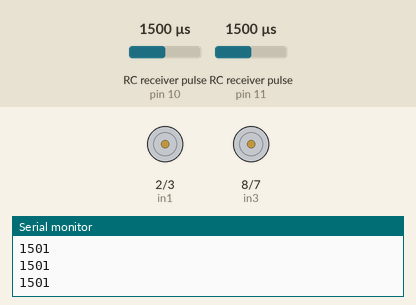
This sketch was run on a simulated Arduino Uno, built with avr-gcc and run on an emulated ATmega328P. Shown: motor-driver pin pairs drawn as motors (green arrow = first pin HIGH = forward, orange = second pin HIGH = backward, longer = more drive), the last lines printed to the serial monitor. Wiring (inferred from the names in the program): 2 × RC receiver channel: data pin 10 / data pin 11. Inputs (shaded band) come from the test bench; at power-on: RC receiver pulse (sensors on pin 10, pin 11) 1500 µs.

Above: at 1.2 s.
1.3 s: RC receiver pulse (sensor on pin 10) set to 1407 µs
2.8 s: RC receiver pulse (sensor on pin 10) set to 1387 µs
At 3.6 s:
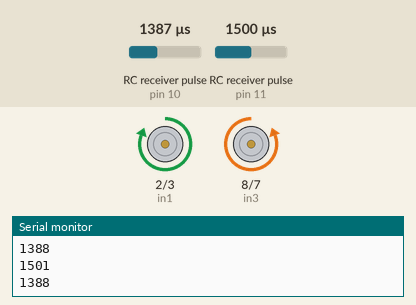
4.5 s: RC receiver pulse (sensor on pin 10) set to 1750 µs
At 5.4 s:
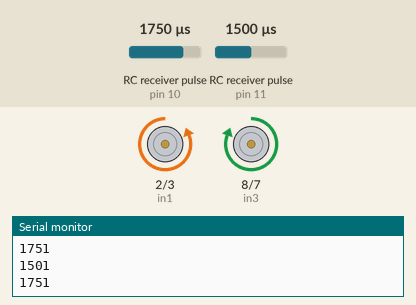
6.1 s: RC receiver pulse (sensor on pin 10) set to 1609 µs
7.6 s: RC receiver pulse (sensor on pin 10) set to 1581 µs
At 8.5 s:
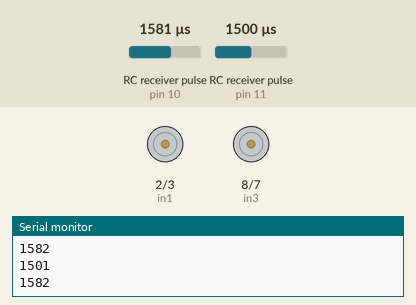
9.3 s: RC receiver pulse (sensor on pin 11) set to 1415 µs
10.8 s: RC receiver pulse (sensor on pin 11) set to 1389 µs
At 11.5 s:
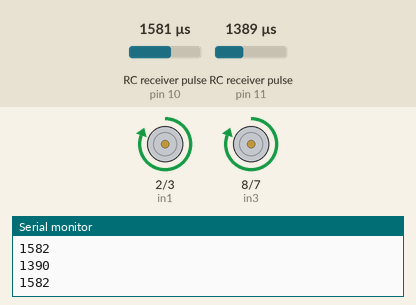
Timing chart, 0 to 13.4 s (numbered marks = the images above; inputs shaded):
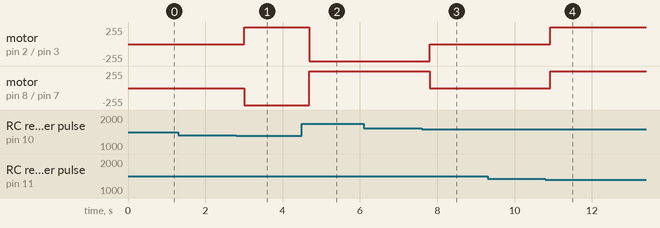

The sketch:

code.ino
```cpp
//YouTube|Tech at Home

int in1 = 2;
int in2 = 3;
int in3 = 8;
int in4 = 7;
//int enable1 = 5;  // pin with ~ symbol

int channel_2 = 10;  // pin with ~ symbol
int channel_1 = 11;  // pin with ~ symbol
void setup()
{
  pinMode(channel_2, INPUT);
  pinMode(channel_1, INPUT);
  pinMode(in1, OUTPUT);
  pinMode(in2, OUTPUT);
  pinMode(in3, OUTPUT);
  pinMode(in4, OUTPUT);
  //pinMode(enable1, OUTPUT);
  Serial.begin(9600);
}

void loop() {

  int pwm = 0;
  int value = pulseIn(channel_2, HIGH);
  int valueS = pulseIn(channel_1, HIGH);
  // Serial.println(value);
  delay(100);
  Serial.println(valueS);

  Serial.println(value);

  if ((value >= 1400)&& (value <= 1600) && (valueS >= 1400)&& (valueS <= 1600) )
  {
    digitalWrite(in1, LOW);
    digitalWrite(in2, LOW);
    digitalWrite(in3, LOW);
    digitalWrite(in4, LOW);
    // analogWrite(enable1, 0);
  }

  else if ((valueS > 990)&&(valueS < 2000)&& (value > 1400)&& (value < 1600))
  {
    if ((valueS > 1600)&&(valueS < 2000))
    {
    digitalWrite(in1, LOW);
    digitalWrite(in2, HIGH);
    digitalWrite(in3, LOW); //FORWARD
    digitalWrite(in4, HIGH);
    }
    else if ((valueS > 1000)&&(valueS < 1400))
    {
      digitalWrite(in1, HIGH);
    digitalWrite(in2, LOW);
    digitalWrite(in3, HIGH);
    digitalWrite(in4, LOW);
    }

  }
  else if ((valueS > 1400)&&(valueS < 1600)&& (value > 990)&& (value < 2000))
 {
  if((value > 990)&& (value < 1400))
  {


      digitalWrite(in1, HIGH);
    digitalWrite(in2, LOW);
    digitalWrite(in3, LOW);
    digitalWrite(in4, HIGH);
  }
  else if ((value > 1600)&& (value < 2000))
  {
    digitalWrite(in1, LOW);
    digitalWrite(in2, HIGH);
    digitalWrite(in3, HIGH); //FORWARD
    digitalWrite(in4, LOW);


    //analogWrite(enable1, 0);
  }
 }
  delay(10);
}
```

Measured:
- the behaviour switches between 1399 and 1398 µs on RC receiver pulse (sensor on pin 10) (found by bisection; images 0 and 1)
- the behaviour switches between 1600 and 1599 µs on RC receiver pulse (sensor on pin 10) (found by bisection; images 2 and 3)
- the behaviour switches between 1399 and 1398 µs on RC receiver pulse (sensor on pin 11) (found by bisection; images 3 and 4)
- after the input at 2.8 s, motor on pin 2 (in1) / pin 3 (in2): stopped → forward 255/255 after 0.20 s; motor on pin 8 (in3) / pin 7 (in4): stopped → backward 255/255 after 0.20 s
- after the input at 4.5 s, motor on pin 2 (in1) / pin 3 (in2): forward 255/255 → backward 255/255 after 0.18 s; motor on pin 8 (in3) / pin 7 (in4): backward 255/255 → forward 255/255 after 0.18 s
- after the input at 7.6 s, motor on pin 2 (in1) / pin 3 (in2): backward 255/255 → stopped after 0.20 s; motor on pin 8 (in3) / pin 7 (in4): forward 255/255 → stopped after 0.20 s
- after the input at 10.8 s, motor on pin 2 (in1) / pin 3 (in2), motor on pin 8 (in3) / pin 7 (in4): stopped → forward 255/255 after 0.12 s
